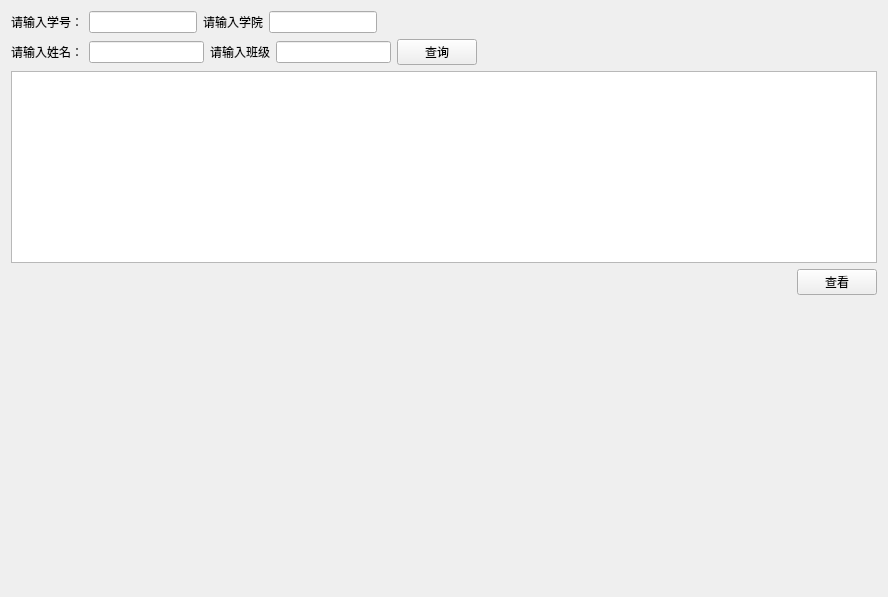
            <widget class="QWidget" name="tab_7">
             <attribute name="title">
              <string>贫困生搜索</string>
             </attribute>
             <layout class="QVBoxLayout" name="verticalLayout_15">
              <item>
               <layout class="QVBoxLayout" name="verticalLayout_12">
                <item>
                 <layout class="QHBoxLayout" name="horizontalLayout_56">
                  <item>
                   <widget class="QLabel" name="label_14">
                    <property name="text">
                     <string>请输入学号：</string>
                    </property>
                   </widget>
                  </item>
                  <item>
                   <widget class="QLineEdit" name="search_id"/>
                  </item>
                  <item>
                   <widget class="QLabel" name="label_13">
                    <property name="text">
                     <string>请输入学院</string>
                    </property>
                   </widget>
                  </item>
                  <item>
                   <widget class="QLineEdit" name="search_college"/>
                  </item>
                  <item>
                   <spacer name="horizontalSpacer_2">
                    <property name="orientation">
                     <enum>Qt::Horizontal</enum>
                    </property>
                    <property name="sizeType">
                     <enum>QSizePolicy::Fixed</enum>
                    </property>
                    <property name="sizeHint" stdset="0">
                     <size>
                      <width>500</width>
                      <height>20</height>
                     </size>
                    </property>
                   </spacer>
                  </item>
                 </layout>
                </item>
                <item>
                 <layout class="QHBoxLayout" name="horizontalLayout_57">
                  <item>
                   <widget class="QLabel" name="label_48">
                    <property name="text">
                     <string>请输入姓名：</string>
                    </property>
                   </widget>
                  </item>
                  <item>
                   <widget class="QLineEdit" name="search_name"/>
                  </item>
                  <item>
                   <widget class="QLabel" name="label">
                    <property name="text">
                     <string>请输入班级</string>
                    </property>
                   </widget>
                  </item>
                  <item>
                   <widget class="QLineEdit" name="search_class"/>
                  </item>
                  <item>
                   <widget class="QPushButton" name="button_search">
                    <property name="text">
                     <string>查询</string>
                    </property>
                   </widget>
                  </item>
                  <item>
                   <spacer name="horizontalSpacer_6">
                    <property name="orientation">
                     <enum>Qt::Horizontal</enum>
                    </property>
                    <property name="sizeType">
                     <enum>QSizePolicy::Fixed</enum>
                    </property>
                    <property name="sizeHint" stdset="0">
                     <size>
                      <width>400</width>
                      <height>20</height>
                     </size>
                    </property>
                   </spacer>
                  </item>
                 </layout>
                </item>
                <item>
                 <layout class="QHBoxLayout" name="horizontalLayout_55">
                  <item>
                   <layout class="QVBoxLayout" name="verticalLayout_11">
                    <item>
                     <widget class="QTableWidget" name="search_table"/>
                    </item>
                   </layout>
                  </item>
                 </layout>
                </item>
               </layout>
              </item>
              <item>
               <layout class="QHBoxLayout" name="horizontalLayout_7">
                <item>
                 <spacer name="horizontalSpacer_7">
                  <property name="orientation">
                   <enum>Qt::Horizontal</enum>
                  </property>
                  <property name="sizeHint" stdset="0">
                   <size>
                    <width>40</width>
                    <height>20</height>
                   </size>
                  </property>
                 </spacer>
                </item>
                <item>
                 <widget class="QPushButton" name="button_search_detail">
                  <property name="text">
                   <string>查看</string>
                  </property>
                 </widget>
                </item>
               </layout>
              </item>
              <item>
               <spacer name="verticalSpacer">
                <property name="orientation">
                 <enum>Qt::Vertical</enum>
                </property>
                <property name="sizeHint" stdset="0">
                 <size>
                  <width>20</width>
                  <height>291</height>
                 </size>
                </property>
               </spacer>
              </item>
             </layout>
            </widget>
